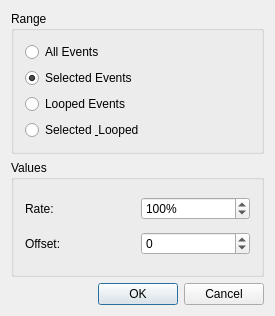
<?xml version="1.0" encoding="UTF-8"?>
<ui version="4.0">
 <class>GateTimeBase</class>
 <widget class="QDialog" name="GateTimeBase">
  <property name="geometry">
   <rect>
    <x>0</x>
    <y>0</y>
    <width>275</width>
    <height>316</height>
   </rect>
  </property>
  <property name="windowTitle">
   <string>OOMidi: Modify Gate Time</string>
  </property>
  <layout class="QVBoxLayout">
   <property name="spacing">
    <number>6</number>
   </property>
   <property name="margin">
    <number>11</number>
   </property>
   <item>
    <widget class="QGroupBox" name="rangeBox">
     <property name="title">
      <string>Range</string>
     </property>
     <layout class="QVBoxLayout">
      <property name="spacing">
       <number>6</number>
      </property>
      <property name="margin">
       <number>11</number>
      </property>
      <item>
       <widget class="QRadioButton" name="allButton">
        <property name="text">
         <string>All Events</string>
        </property>
       </widget>
      </item>
      <item>
       <widget class="QRadioButton" name="selButton">
        <property name="text">
         <string>Selected Events</string>
        </property>
        <property name="checked">
         <bool>true</bool>
        </property>
       </widget>
      </item>
      <item>
       <widget class="QRadioButton" name="loopButton">
        <property name="text">
         <string>Looped Events</string>
        </property>
       </widget>
      </item>
      <item>
       <widget class="QRadioButton" name="sloopButton">
        <property name="text">
         <string>Selected &amp; Looped</string>
        </property>
       </widget>
      </item>
     </layout>
    </widget>
   </item>
   <item>
    <widget class="QGroupBox" name="GroupBox3">
     <property name="title">
      <string>Values</string>
     </property>
     <layout class="QGridLayout">
      <property name="margin">
       <number>11</number>
      </property>
      <property name="spacing">
       <number>6</number>
      </property>
      <item row="0" column="0">
       <widget class="QLabel" name="TextLabel3">
        <property name="text">
         <string>Rate:</string>
        </property>
        <property name="wordWrap">
         <bool>false</bool>
        </property>
       </widget>
      </item>
      <item row="1" column="0">
       <widget class="QLabel" name="TextLabel4">
        <property name="text">
         <string>Offset:</string>
        </property>
        <property name="wordWrap">
         <bool>false</bool>
        </property>
       </widget>
      </item>
      <item row="0" column="1">
       <widget class="QSpinBox" name="rate">
        <property name="suffix">
         <string>%</string>
        </property>
        <property name="maximum">
         <number>200</number>
        </property>
        <property name="value">
         <number>100</number>
        </property>
       </widget>
      </item>
      <item row="1" column="1">
       <widget class="QSpinBox" name="offset">
        <property name="minimum">
         <number>-999</number>
        </property>
        <property name="maximum">
         <number>999</number>
        </property>
        <property name="singleStep">
         <number>1</number>
        </property>
       </widget>
      </item>
     </layout>
    </widget>
   </item>
   <item>
    <layout class="QHBoxLayout">
     <property name="spacing">
      <number>6</number>
     </property>
     <property name="margin">
      <number>0</number>
     </property>
     <item>
      <spacer name="spacer">
       <property name="orientation">
        <enum>Qt::Horizontal</enum>
       </property>
       <property name="sizeType">
        <enum>QSizePolicy::Expanding</enum>
       </property>
       <property name="sizeHint" stdset="0">
        <size>
         <width>0</width>
         <height>0</height>
        </size>
       </property>
      </spacer>
     </item>
     <item>
      <widget class="QPushButton" name="okButton">
       <property name="text">
        <string>OK</string>
       </property>
       <property name="autoDefault">
        <bool>false</bool>
       </property>
       <property name="default">
        <bool>true</bool>
       </property>
      </widget>
     </item>
     <item>
      <widget class="QPushButton" name="cancelButton">
       <property name="text">
        <string>Cancel</string>
       </property>
      </widget>
     </item>
    </layout>
   </item>
  </layout>
 </widget>
 <resources/>
 <connections>
  <connection>
   <sender>okButton</sender>
   <signal>clicked()</signal>
   <receiver>GateTimeBase</receiver>
   <slot>accept()</slot>
   <hints>
    <hint type="sourcelabel">
     <x>20</x>
     <y>20</y>
    </hint>
    <hint type="destinationlabel">
     <x>20</x>
     <y>20</y>
    </hint>
   </hints>
  </connection>
  <connection>
   <sender>cancelButton</sender>
   <signal>clicked()</signal>
   <receiver>GateTimeBase</receiver>
   <slot>reject()</slot>
   <hints>
    <hint type="sourcelabel">
     <x>20</x>
     <y>20</y>
    </hint>
    <hint type="destinationlabel">
     <x>20</x>
     <y>20</y>
    </hint>
   </hints>
  </connection>
 </connections>
</ui>
